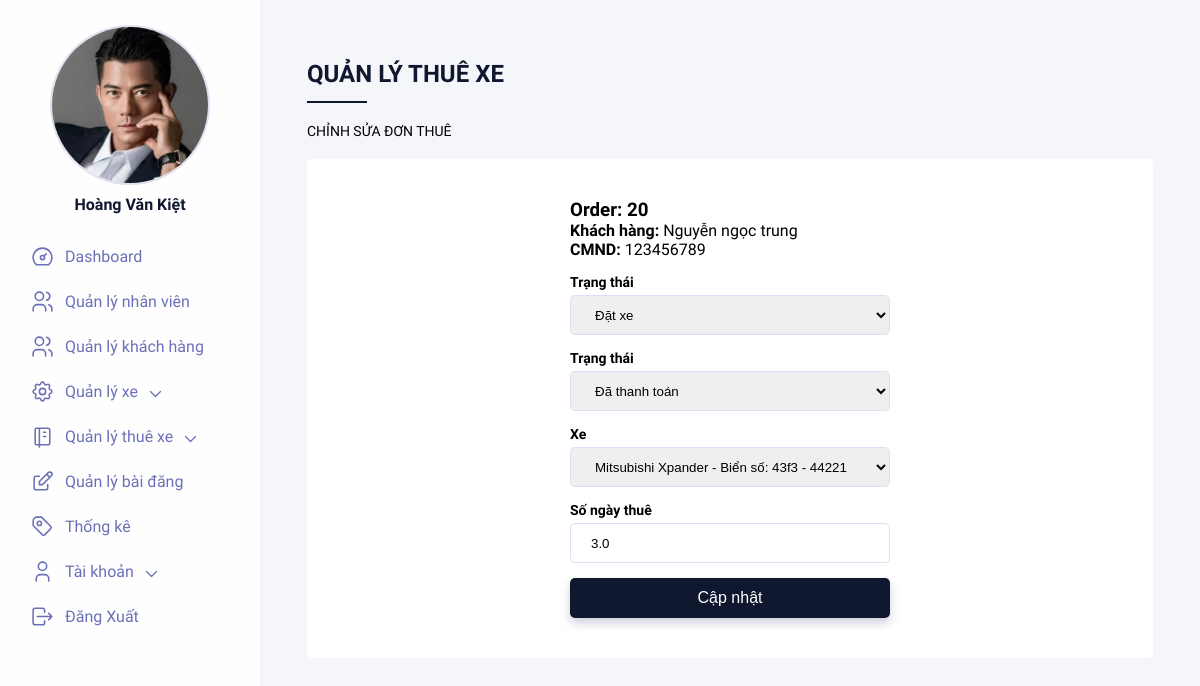
The app's page /Admin/update_order.php?Id=20 (signed in) with its own data.
### tables this page shows
CREATE TABLE `orders` (
  `Id` int(11) NOT NULL,
  `CreatedDate` date NOT NULL,
  `StatusOrder` varchar(50) NOT NULL,
  `StatusPayment` varchar(50) NOT NULL,
  `UserId` int(11) NOT NULL,
  `CustomerId` int(11) NOT NULL
);

CREATE TABLE `customers` (
  `Id` int(11) NOT NULL,
  `CustomerName` varchar(100) NOT NULL,
  `CustomerPhone` varchar(10) NOT NULL,
  `IdentityCard` varchar(9) NOT NULL,
  `Address` text NOT NULL,
  `Birthday` date NOT NULL,
  `Notes` text
);

CREATE TABLE `cars` (
  `Id` int(11) NOT NULL,
  `CarName` varchar(100) NOT NULL,
  `Seat` int(11) NOT NULL,
  `Price` decimal(10,2) NOT NULL,
  `LicenseCar` varchar(30) NOT NULL,
  `CarImage` varchar(255) DEFAULT NULL,
  `YearCar` year(4) NOT NULL,
  `StatusCar` varchar(100) DEFAULT NULL,
  `Description` text,
  `BrandId` int(11) NOT NULL
);

CREATE TABLE `brands` (
  `Id` int(11) NOT NULL,
  `BrandName` varchar(50) NOT NULL,
  `Description` text
);

CREATE TABLE `orderdetails` (
  `Id` int(11) NOT NULL,
  `OrderId` int(11) NOT NULL,
  `CarId` int(11) NOT NULL,
  `NumberDay` decimal(10,1) NOT NULL,
  `UnitPrice` decimal(10,2) NOT NULL
);

### Admin/update_order.php (the view, shortened to what this page needs)
<?php
require('connectDb.php');
$order = $conn->query("select * from orders where Id=" . $_GET['Id'])->fetch();
$cus = $conn->query("select * from customers where Id=" . $order['CustomerId'])->fetch();
$orderdetail = $conn->query("select * from orderdetails where OrderId=" . $order['Id'])->fetch();
$car = $conn->query("select c.Id as CarId, c.CarName, c.LicenseCar, c.Price, b.BrandName from cars c join brands b on c.BrandId = b.Id where c.Id=" .$orderdetail['CarId'])->fetch();
?>
<!DOCTYPE html>
<html lang="en">
<head>
    <link rel="stylesheet" href="css/main.css">
</head>
<body>
    <div class="wrapper">
        <div class="container">
            <div class="dashboard">
                <div class="left">
                    <div class="left__content">
                        <?php include('leftmenu.php') ?>
                    </div>
                </div>
                <div class="right">
                    <div class="right__content">
                        <div class="right__title">Quản lý thuê xe</div>
                        <p class="right__desc">Chỉnh sửa đơn thuê</p>
                        <div class="right__formWrapper">
                            <form action="" method="post">
                                <h3>Order: <?php echo $order['Id'] ?></h3>
                                <div class="right__inputWrapper">
                                    <p for="customer"><b>Khách hàng:</b> <span><?php echo $cus['CustomerName'] ?></span></p>
                                    <p for="customer"><b>CMND:</b> <span><?php echo $cus['IdentityCard'] ?></span></p>
                                </div>
                                <div class="right__inputWrapper">
                                    <label for="statusorder">Trạng thái</label>
                                    <select id="statuscbb" name="statusorder">
                                        <option value="Đặt xe" selected>Đặt xe</option>
                                    </select>
                                </div>
                                <div class="right__inputWrapper">
                                    <label for="statuspayment">Trạng thái</label>
                                    <select id="paymentcbb" name="statuspayment">
                                        <!-- <option value="Chưa thanh toán" selected>Chưa thanh toán</option>
                                        <option value="Đã thanh toán">Đã thanh toán</option> -->
                                    </select>
                                </div>
                                <div class="right__inputWrapper">
                                    <label for="carId">Xe</label>
                                    <select id="carcbb" name="carId">
                                        <option selected value="<?php echo $car['CarId'] ?>"><?php echo $car['BrandName'] . ' ' . $car['CarName'] . ' - Biển số: ' . $car['LicenseCar'] ?></option>
                                    </select>
                                </div>
                                <div class="right__inputWrapper">
                                    <label for="day">Số ngày thuê</label>
                                    <input value="<?php echo $orderdetail['NumberDay'] ?>" required type="number" name="day" min="0.5" step="0.5">
                                </div>
                                <button class="btn" type="submit" name="btnUpdate" value="update">Cập nhật</button>
                            </form>
                        </div>
                    </div>
                </div>
            </div>
        </div>
    </div>
</body>
</html>

### Admin/css/main.css (style rules this page uses)
* { margin: 0; padding: 0; list-style: none; border: 0; -webkit-tap-highlight-color: transparent; text-decoration: none; color: inherit; box-sizing: border-box; }
body { font-family: "Muli", sans-serif; background-color: #e2dff2; }
.btn { width: 100%; height: 40px; background-color: #10182f; border-radius: 5px; color: white; font-size: 16px; box-shadow: 0px 5px 10px rgba(116, 116, 156, 0.35); transition: all 0.2s ease; cursor: pointer; }
.wrapper { display: grid; grid-template-columns: 1fr; justify-content: center; align-items: center; height: 100vh; box-sizing: border-box; }
.wrapper .container { width: 100%; max-width: 1440px; height: 100%; margin: 0 auto; transition: all 0.4s ease; overflow: hidden; }
.dashboard { display: flex; background: #f5f6fa; height: 100%; width: 100%; }
.left { background: #fefefe; width: 100%; max-width: 260px; display: flex; justify-content: flex-start; align-items: center; flex-direction: column; transition: all 0.6s 0.2s ease; z-index: 2; overflow-y: scroll; }
.left__content { width: calc(260px - 40px); padding-top: 25px; padding-bottom: 10px; }
.right { width: 100%; height: 100%; overflow-y: scroll; }
.right__content { padding: 60px 5%; }
.right__title { color: #10182f; font-size: 24px; font-weight: bold; text-transform: uppercase; position: relative; padding-bottom: 15px; margin-bottom: 20px; }
.right__title:before { content: ""; position: absolute; width: 60px; height: 2px; background-color: #10182f; bottom: 0; }
.right__desc { margin-bottom: 20px; text-transform: uppercase; font-size: 14px; }
.right__formWrapper { background-color: white; padding: 40px; border-radius: 5px; }
.right__formWrapper form { display: flex; flex-direction: column; width: 100%; max-width: 320px; margin: 0 auto; }
.right__inputWrapper { display: flex; flex-direction: column; margin-bottom: 15px; }
.right__inputWrapper label { margin-bottom: 5px; font-size: 14px; font-weight: bold; }
.right__inputWrapper input { height: 40px; width: 100%; border: solid 1px #dae1f5; border-radius: 5px; padding: 0 20px; transition: all 0.2s ease; }
.right__inputWrapper select { height: 40px; border: solid 1px #dae1f5; border-radius: 5px; padding: 0 20px; }

### records on screen
orders: Id "20"
customers: CustomerName "Nguyễn ngọc trung", IdentityCard "123456789"
cars: carId "Mitsubishi Xpander - Biển số: 43f3 - 44221"
orderdetails: day "3.0"

### other values on screen
$_SESSION['user']['FullName'] "Hoàng Văn Kiệt"
